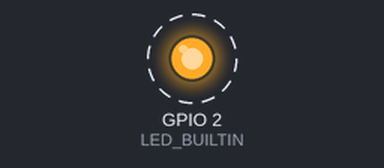
A sketch run on a simulated ESP32. Parts: output pins drawn as LEDs (lit = HIGH). Dashed ring = blinking. What the sketch prints to the serial monitor is not drawn.

Above: at 0.5 s.
Timing chart, 0 to 4.6 s (numbered marks = the images above):
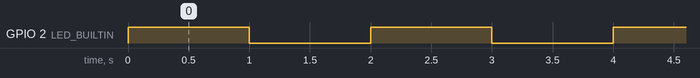

The sketch:

basic_internal_led.ino
```cpp
// ESP32 Internal LED Blink
void setup()
{
  // Initialize serial communication
  Serial.begin(115200);

  while (!Serial)
  {
    delay(100);
  }

  Serial.println("ESP32 LED Blink Starting...");

  // Set LED pin as output
  pinMode(LED_BUILTIN, OUTPUT);

  // Turn off LED initially
  digitalWrite(LED_BUILTIN, LOW);
}

void loop()
{
  // Turn LED on
  digitalWrite(LED_BUILTIN, HIGH);
  Serial.println("LED ON");
  delay(1000);

  // Turn LED off
  digitalWrite(LED_BUILTIN, LOW);
  Serial.println("LED OFF");
  delay(1000);
}
```

Measured:
- by itself, GPIO 2 (LED_BUILTIN): alternates HIGH for 1.0 s and LOW for 1.0 s
